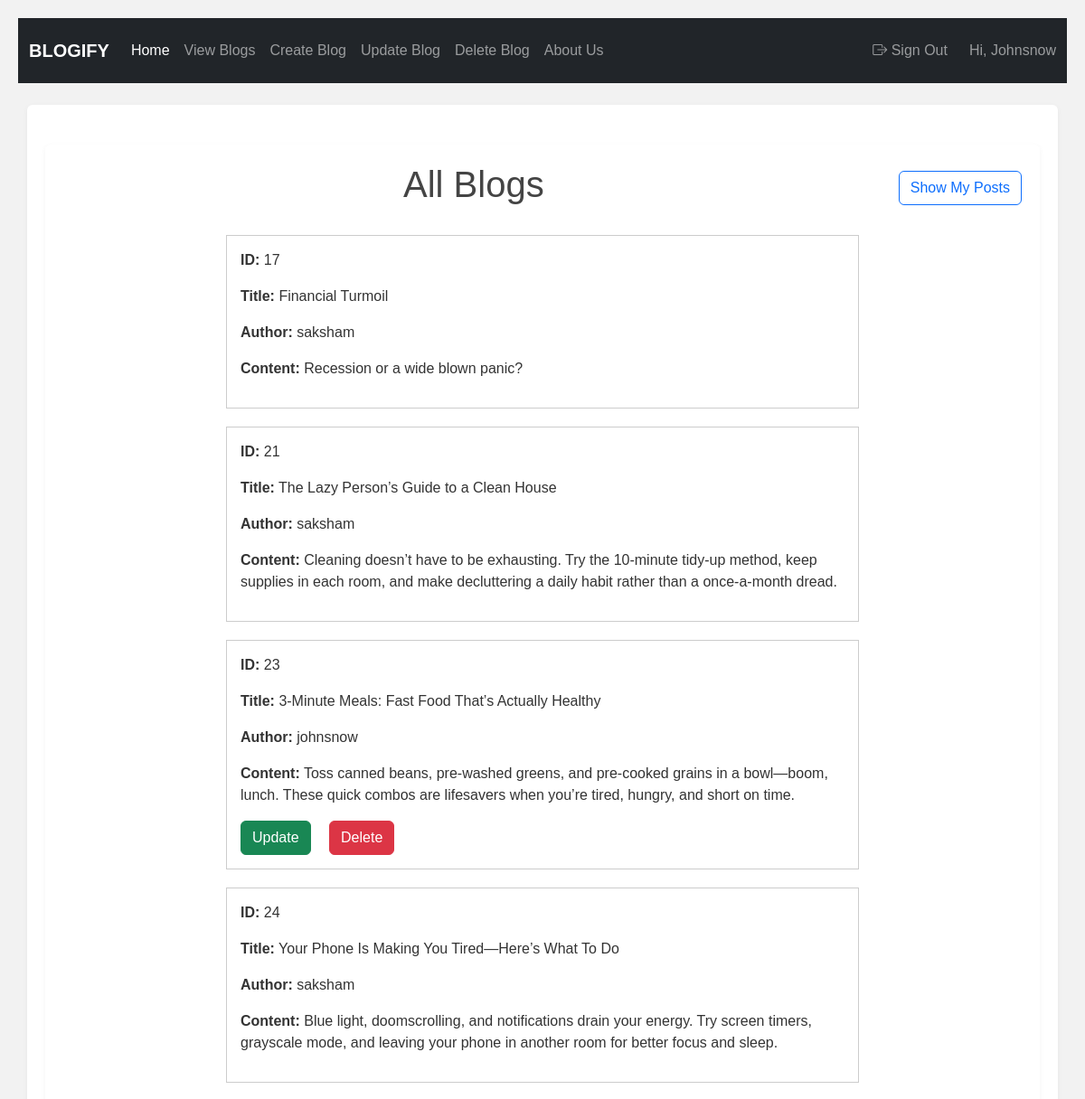
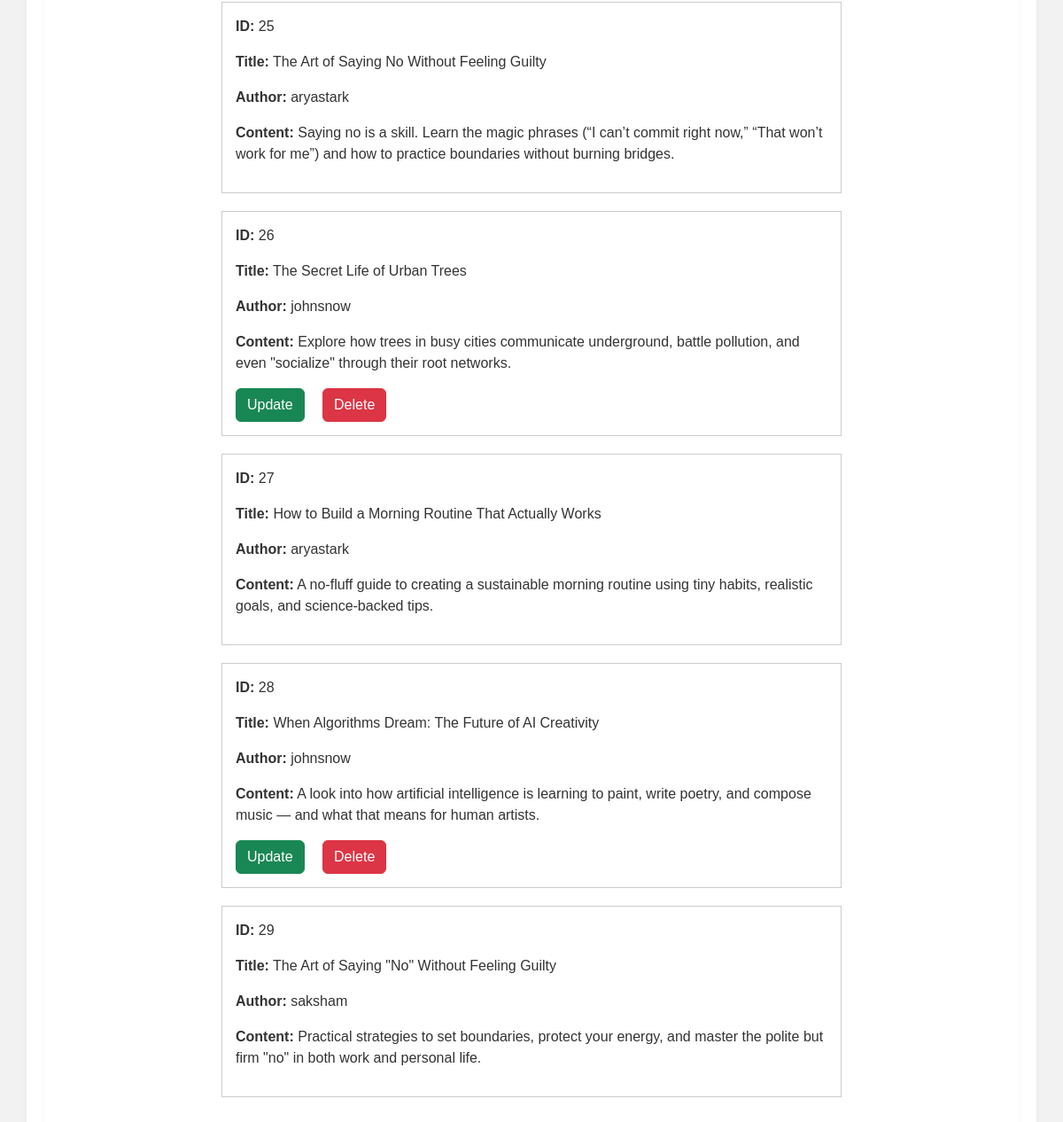
Screenshot of /blog/ (signed in) with the database file from the repository (2 pictures, top to bottom).
### blog/models.py (models this page shows, shortened)
class BlogPost(models.Model):
    title = models.CharField(max_length = 100)
    content = models.TextField()
    user = models.ForeignKey(User, on_delete=models.CASCADE)

### blog/views.py (the view)
# urls.py: path('blog/', blog_show, name = 'show'),
def blog_show(request):
    my_posts = request.GET.get('mine')
    if my_posts:
        blogs = BlogPost.objects.filter(user = request.user)
    else:
        blogs = BlogPost.objects.all()
    return render (request, "blogs/blogs_show.html", {'blogs' : blogs})

### blog/templates/blogs/blogs_show.html
{% extends "base.html" %} {% block start %}
<div class="container mt-4">
  <div class="d-flex justify-content-between align-items-center mb-4">
    {% if request.GET.mine %}
    <h1 class="text-center flex-grow-1">Your Blogs</h1>
    {% else %}
    <h1 class="text-center flex-grow-1">All Blogs</h1>
    {% endif %} {% if user.is_authenticated %}
    <div class="ms-3">
      {% if request.GET.mine %}
      <a href="{% url 'show' %}" class="btn btn-outline-primary"
        >Show All Posts</a
      >
      {% else %}
      <a href="{% url 'show' %}?mine=true" class="btn btn-outline-primary"
        >Show My Posts</a
      >
      {% endif %}
    </div>
    {% endif %}
  </div>
  <div style="max-width: 700px; margin: auto">
    {% for blog in blogs %}
    <div style="border: 1px solid #ccc; padding: 15px; margin-bottom: 20px">
      <p><strong>ID:</strong> {{ blog.id }}</p>
      <p><strong>Title:</strong> {{ blog.title }}</p>
      <p><strong>Author:</strong> {{ blog.user.username }}</p>
      <p><strong>Content:</strong> {{ blog.content }}</p>
      {% if blog.user == request.user %}
      <a href="{% url 'update_button' blog.id %}" class="btn btn-success me-3"
        >Update</a
      >
      <a href="{% url 'delete_button' blog.id %}" class="btn btn-danger"
        >Delete</a
      >
      {% endif %}
    </div>
    {% empty %}
    <p class="text-center">No blogs available.</p>
    {% endfor %}
  </div>
</div>
{% endblock %}

### blog/templates/base.html (shortened to what this page needs)
{% load static %}
<!DOCTYPE html>
<html lang="en">
  <head>
    <link
      href="https://cdn.jsdelivr.net/npm/bootstrap@5.3.3/dist/css/bootstrap.min.css"
      rel="stylesheet"
    />
    <link
      rel="stylesheet"
      href="https://cdn.jsdelivr.net/npm/bootstrap-icons@1.10.5/font/bootstrap-icons.css"
    />
    <link rel="stylesheet" href="{% static 'blog/index.css' %}" />
    <link rel="stylesheet" href="{% static 'velo_validation/style.css' %}" />
  </head>
  <body>
    <nav class="navbar navbar-expand-lg navbar-dark bg-dark py-3 fs-6 mb-4">
      <div class="container-fluid">
        <a href="{% url 'home' %}" class="navbar-brand"><b> BLOGIFY </b> </a>
        <div class="collapse navbar-collapse" id="navbarNav">
          <ul class="navbar-nav me-auto mb-2 mb-lg-0">
            <li class="nav-item">
              <a
                href="{% url 'home' %}"
                class="nav-link active"
                aria-current="page"
                >Home</a
              >
            </li>
            <li class="nav-item">
              <a href="{% url 'show' %}" class="nav-link">View Blogs</a>
            </li>
            <li class="nav-item">
              <a href="{% url 'create' %}" class="nav-link">Create Blog</a>
            </li>
            <li class="nav-item">
              <a href="{% url 'update' %}" class="nav-link">Update Blog</a>
            </li>
            <li class="nav-item">
              <a href="{% url 'delete' %}" class="nav-link">Delete Blog</a>
            </li>
            <li class="nav-item">
              <a href="{% url 'about' %}" class="nav-link">About Us</a>
            </li>
          </ul>
          <ul class="navbar-nav">
            {% if request.user.is_authenticated %}
            <li class="nav-item">
              <a href="{% url 'logout' %}" class="nav-link"
                ><i class="bi bi-box-arrow-right"></i> Sign Out</a
              >
            </li>
            <span class="navbar-text ms-3">
              Hi, {{ request.user.username|title }}
            </span>
            {% endif %}
          </ul>
        </div>
      </div>
    </nav>
    <main>
      <div class="container">{% block start %} {% endblock %}</div>
    </main>
  </body>
</html>

### blog/static/blog/index.css (style rules this page uses)
body { font-family: Arial, sans-serif; margin: 20px; background-color: #f2f2f2; color: #333; }
h1, h2, h3 { color: #444; }
.container { background-color: #fff; padding: 20px; border-radius: 6px; box-shadow: 0 2px 6px rgba(0, 0, 0, 0.05); }

### rows the page displays
BlogPost: id "17", title "Financial Turmoil", user.username "saksham", content "Recession or a wide blown panic?"
BlogPost: id "21", title "The Lazy Person’s Guide to a Clean House", user.username "saksham", content "Cleaning doesn’t have to be exhausting. Try the 10-minute tidy-up method, keep supplies in each room, and make decluttering a daily habit rather than a once-a-month dread."
BlogPost: id "23", title "3-Minute Meals: Fast Food That’s Actually Healthy", user.username "johnsnow", content "Toss canned beans, pre-washed greens, and pre-cooked grains in a bowl—boom, lunch. These quick combos are lifesavers when you’re tired, hungry, and short on time.", shows "Update"
BlogPost: id "24", title "Your Phone Is Making You Tired—Here’s What To Do", user.username "saksham", content "Blue light, doomscrolling, and notifications drain your energy. Try screen timers, grayscale mode, and leaving your phone in another room for better focus and sleep."
BlogPost: id "25", title "The Art of Saying No Without Feeling Guilty", user.username "aryastark", content "Saying no is a skill. Learn the magic phrases (“I can’t commit right now,” “That won’t work for me”) and how to practice boundaries without burning bridges."
BlogPost: id "26", title "The Secret Life of Urban Trees", user.username "johnsnow", content "Explore how trees in busy cities communicate underground, battle pollution, and even \"socialize\" through their root networks.", shows "Update"
BlogPost: id "27", title "How to Build a Morning Routine That Actually Works", user.username "aryastark", content "A no-fluff guide to creating a sustainable morning routine using tiny habits, realistic goals, and science-backed tips."
BlogPost: id "28", title "When Algorithms Dream: The Future of AI Creativity", user.username "johnsnow", content "A look into how artificial intelligence is learning to paint, write poetry, and compose music — and what that means for human artists.", shows "Update"
BlogPost: id "29", title "The Art of Saying \"No\" Without Feeling Guilty", user.username "saksham", content "Practical strategies to set boundaries, protect your energy, and master the polite but firm \"no\" in both work and personal life."

### other values shown
{{ request.user.username|title }} "Johnsnow"
